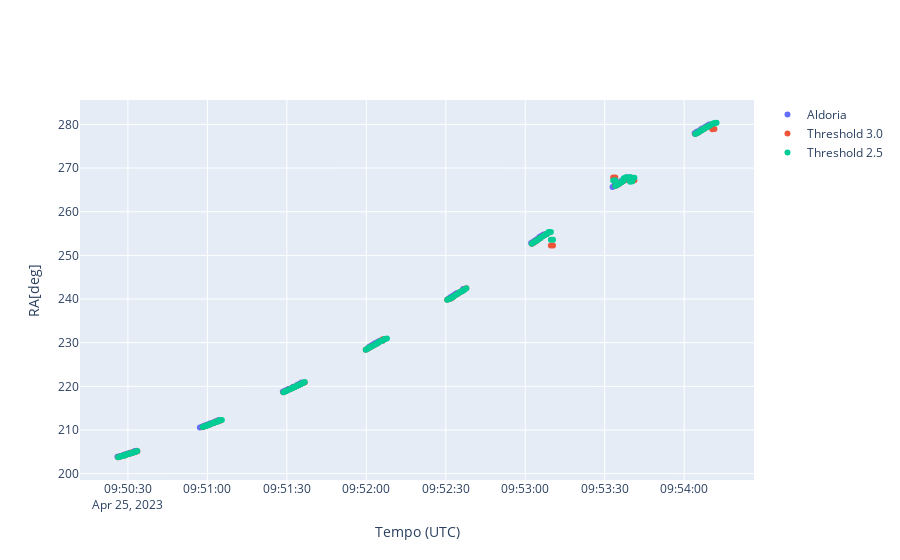
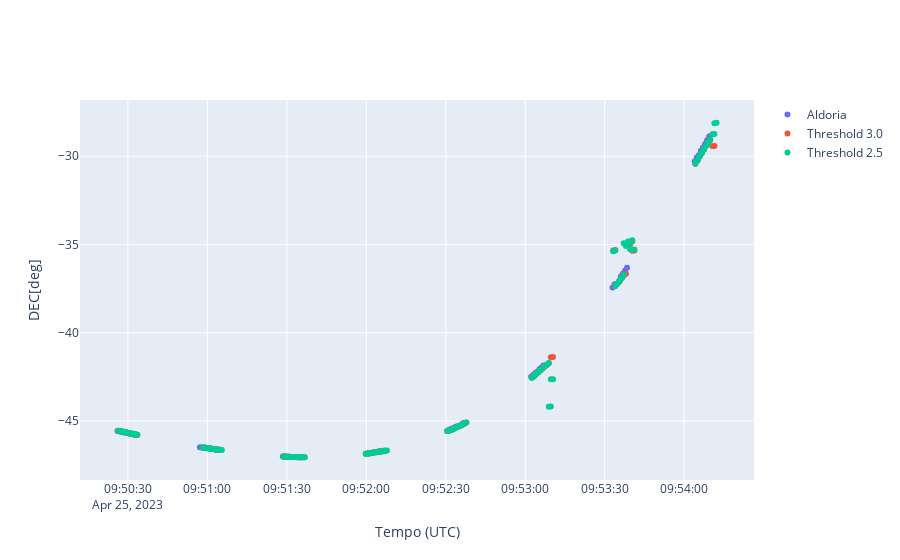

The code cell stored with these charts, in order, in its notebook:
### Code cell
plot_data(
    df_list=[tdm_aldoria_raw, tdm_30_raw, tdm_25_raw],
    legend=['Aldoria', 'Threshold 3.0', 'Threshold 2.5'],
    y_data=['RA[deg]', 'DEC[deg]'],
    x_data='Tempo (UTC)',
)
